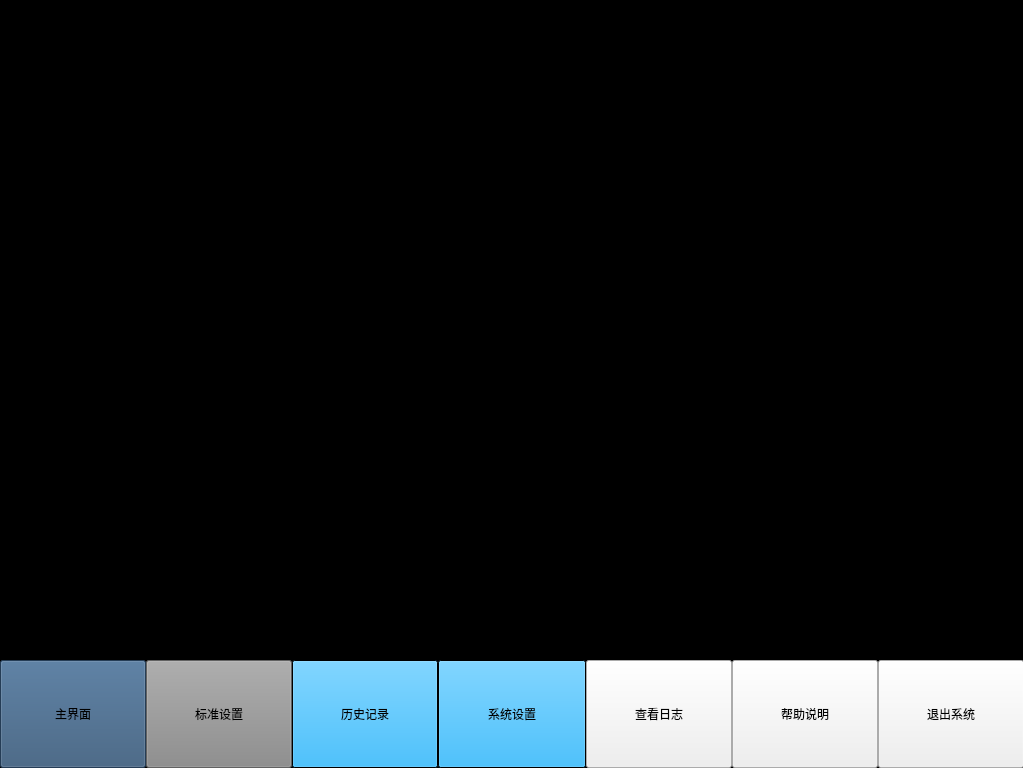
<?xml version="1.0" encoding="UTF-8"?>
<ui version="4.0">
 <class>RootWindow</class>
 <widget class="QMainWindow" name="RootWindow">
  <property name="geometry">
   <rect>
    <x>0</x>
    <y>0</y>
    <width>1023</width>
    <height>768</height>
   </rect>
  </property>
  <property name="maximumSize">
   <size>
    <width>1023</width>
    <height>768</height>
   </size>
  </property>
  <property name="palette">
   <palette>
    <active>
     <colorrole role="Button">
      <brush brushstyle="SolidPattern">
       <color alpha="255">
        <red>0</red>
        <green>170</green>
        <blue>255</blue>
       </color>
      </brush>
     </colorrole>
     <colorrole role="Base">
      <brush brushstyle="SolidPattern">
       <color alpha="255">
        <red>255</red>
        <green>255</green>
        <blue>255</blue>
       </color>
      </brush>
     </colorrole>
     <colorrole role="Window">
      <brush brushstyle="SolidPattern">
       <color alpha="255">
        <red>0</red>
        <green>0</green>
        <blue>0</blue>
       </color>
      </brush>
     </colorrole>
    </active>
    <inactive>
     <colorrole role="Button">
      <brush brushstyle="SolidPattern">
       <color alpha="255">
        <red>0</red>
        <green>170</green>
        <blue>255</blue>
       </color>
      </brush>
     </colorrole>
     <colorrole role="Base">
      <brush brushstyle="SolidPattern">
       <color alpha="255">
        <red>255</red>
        <green>255</green>
        <blue>255</blue>
       </color>
      </brush>
     </colorrole>
     <colorrole role="Window">
      <brush brushstyle="SolidPattern">
       <color alpha="255">
        <red>0</red>
        <green>0</green>
        <blue>0</blue>
       </color>
      </brush>
     </colorrole>
    </inactive>
    <disabled>
     <colorrole role="Button">
      <brush brushstyle="SolidPattern">
       <color alpha="255">
        <red>0</red>
        <green>170</green>
        <blue>255</blue>
       </color>
      </brush>
     </colorrole>
     <colorrole role="Base">
      <brush brushstyle="SolidPattern">
       <color alpha="255">
        <red>0</red>
        <green>0</green>
        <blue>0</blue>
       </color>
      </brush>
     </colorrole>
     <colorrole role="Window">
      <brush brushstyle="SolidPattern">
       <color alpha="255">
        <red>0</red>
        <green>0</green>
        <blue>0</blue>
       </color>
      </brush>
     </colorrole>
    </disabled>
   </palette>
  </property>
  <property name="windowTitle">
   <string>过程力检测</string>
  </property>
  <widget class="QWidget" name="centralwidget">
   <widget class="QPushButton" name="mainBtn">
    <property name="geometry">
     <rect>
      <x>0</x>
      <y>660</y>
      <width>146</width>
      <height>108</height>
     </rect>
    </property>
    <property name="palette">
     <palette>
      <active>
       <colorrole role="Button">
        <brush brushstyle="SolidPattern">
         <color alpha="255">
          <red>52</red>
          <green>86</green>
          <blue>120</blue>
         </color>
        </brush>
       </colorrole>
       <colorrole role="Base">
        <brush brushstyle="SolidPattern">
         <color alpha="255">
          <red>52</red>
          <green>86</green>
          <blue>120</blue>
         </color>
        </brush>
       </colorrole>
       <colorrole role="Window">
        <brush brushstyle="SolidPattern">
         <color alpha="255">
          <red>52</red>
          <green>86</green>
          <blue>120</blue>
         </color>
        </brush>
       </colorrole>
      </active>
      <inactive>
       <colorrole role="Button">
        <brush brushstyle="SolidPattern">
         <color alpha="255">
          <red>52</red>
          <green>86</green>
          <blue>120</blue>
         </color>
        </brush>
       </colorrole>
       <colorrole role="Base">
        <brush brushstyle="SolidPattern">
         <color alpha="255">
          <red>52</red>
          <green>86</green>
          <blue>120</blue>
         </color>
        </brush>
       </colorrole>
       <colorrole role="Window">
        <brush brushstyle="SolidPattern">
         <color alpha="255">
          <red>52</red>
          <green>86</green>
          <blue>120</blue>
         </color>
        </brush>
       </colorrole>
      </inactive>
      <disabled>
       <colorrole role="Button">
        <brush brushstyle="SolidPattern">
         <color alpha="255">
          <red>52</red>
          <green>86</green>
          <blue>120</blue>
         </color>
        </brush>
       </colorrole>
       <colorrole role="Base">
        <brush brushstyle="SolidPattern">
         <color alpha="255">
          <red>52</red>
          <green>86</green>
          <blue>120</blue>
         </color>
        </brush>
       </colorrole>
       <colorrole role="Window">
        <brush brushstyle="SolidPattern">
         <color alpha="255">
          <red>52</red>
          <green>86</green>
          <blue>120</blue>
         </color>
        </brush>
       </colorrole>
      </disabled>
     </palette>
    </property>
    <property name="cursor">
     <cursorShape>PointingHandCursor</cursorShape>
    </property>
    <property name="styleSheet">
     <string notr="true">font: 22pt &quot;微软雅黑&quot;;</string>
    </property>
    <property name="text">
     <string>主界面</string>
    </property>
   </widget>
   <widget class="QPushButton" name="setBtn">
    <property name="geometry">
     <rect>
      <x>146</x>
      <y>660</y>
      <width>146</width>
      <height>108</height>
     </rect>
    </property>
    <property name="palette">
     <palette>
      <active>
       <colorrole role="Button">
        <brush brushstyle="SolidPattern">
         <color alpha="255">
          <red>136</red>
          <green>136</green>
          <blue>136</blue>
         </color>
        </brush>
       </colorrole>
       <colorrole role="Base">
        <brush brushstyle="SolidPattern">
         <color alpha="255">
          <red>136</red>
          <green>136</green>
          <blue>136</blue>
         </color>
        </brush>
       </colorrole>
       <colorrole role="Window">
        <brush brushstyle="SolidPattern">
         <color alpha="255">
          <red>136</red>
          <green>136</green>
          <blue>136</blue>
         </color>
        </brush>
       </colorrole>
      </active>
      <inactive>
       <colorrole role="Button">
        <brush brushstyle="SolidPattern">
         <color alpha="255">
          <red>136</red>
          <green>136</green>
          <blue>136</blue>
         </color>
        </brush>
       </colorrole>
       <colorrole role="Base">
        <brush brushstyle="SolidPattern">
         <color alpha="255">
          <red>136</red>
          <green>136</green>
          <blue>136</blue>
         </color>
        </brush>
       </colorrole>
       <colorrole role="Window">
        <brush brushstyle="SolidPattern">
         <color alpha="255">
          <red>136</red>
          <green>136</green>
          <blue>136</blue>
         </color>
        </brush>
       </colorrole>
      </inactive>
      <disabled>
       <colorrole role="Button">
        <brush brushstyle="SolidPattern">
         <color alpha="255">
          <red>136</red>
          <green>136</green>
          <blue>136</blue>
         </color>
        </brush>
       </colorrole>
       <colorrole role="Base">
        <brush brushstyle="SolidPattern">
         <color alpha="255">
          <red>136</red>
          <green>136</green>
          <blue>136</blue>
         </color>
        </brush>
       </colorrole>
       <colorrole role="Window">
        <brush brushstyle="SolidPattern">
         <color alpha="255">
          <red>136</red>
          <green>136</green>
          <blue>136</blue>
         </color>
        </brush>
       </colorrole>
      </disabled>
     </palette>
    </property>
    <property name="cursor">
     <cursorShape>PointingHandCursor</cursorShape>
    </property>
    <property name="styleSheet">
     <string notr="true">font: 22pt &quot;微软雅黑&quot;;</string>
    </property>
    <property name="text">
     <string>标准设置</string>
    </property>
   </widget>
   <widget class="QPushButton" name="historyBtn">
    <property name="geometry">
     <rect>
      <x>292</x>
      <y>660</y>
      <width>146</width>
      <height>108</height>
     </rect>
    </property>
    <property name="cursor">
     <cursorShape>PointingHandCursor</cursorShape>
    </property>
    <property name="styleSheet">
     <string notr="true">font: 22pt &quot;微软雅黑&quot;;</string>
    </property>
    <property name="text">
     <string>历史记录</string>
    </property>
   </widget>
   <widget class="QPushButton" name="sensorBtn">
    <property name="geometry">
     <rect>
      <x>438</x>
      <y>660</y>
      <width>148</width>
      <height>108</height>
     </rect>
    </property>
    <property name="cursor">
     <cursorShape>PointingHandCursor</cursorShape>
    </property>
    <property name="styleSheet">
     <string notr="true">font: 22pt &quot;微软雅黑&quot;;</string>
    </property>
    <property name="text">
     <string>系统设置</string>
    </property>
   </widget>
   <widget class="QPushButton" name="logBtn">
    <property name="geometry">
     <rect>
      <x>586</x>
      <y>660</y>
      <width>146</width>
      <height>108</height>
     </rect>
    </property>
    <property name="cursor">
     <cursorShape>PointingHandCursor</cursorShape>
    </property>
    <property name="styleSheet">
     <string notr="true">padding:0 0px;font: 22pt &quot;微软雅黑&quot;;</string>
    </property>
    <property name="text">
     <string>查看日志</string>
    </property>
   </widget>
   <widget class="QPushButton" name="helpBtn">
    <property name="geometry">
     <rect>
      <x>732</x>
      <y>660</y>
      <width>146</width>
      <height>108</height>
     </rect>
    </property>
    <property name="cursor">
     <cursorShape>PointingHandCursor</cursorShape>
    </property>
    <property name="mouseTracking">
     <bool>false</bool>
    </property>
    <property name="focusPolicy">
     <enum>Qt::StrongFocus</enum>
    </property>
    <property name="styleSheet">
     <string notr="true">padding:0 0px;margin:0 0px;
font: 22pt &quot;微软雅黑&quot;;</string>
    </property>
    <property name="text">
     <string>帮助说明</string>
    </property>
   </widget>
   <widget class="QPushButton" name="exitBtn">
    <property name="geometry">
     <rect>
      <x>878</x>
      <y>660</y>
      <width>146</width>
      <height>108</height>
     </rect>
    </property>
    <property name="cursor">
     <cursorShape>PointingHandCursor</cursorShape>
    </property>
    <property name="styleSheet">
     <string notr="true">padding:0 0px;margin:0 0px;
font: 22pt &quot;微软雅黑&quot;;</string>
    </property>
    <property name="text">
     <string>退出系统</string>
    </property>
   </widget>
   <widget class="QWidget" name="verticalLayoutWidget">
    <property name="geometry">
     <rect>
      <x>0</x>
      <y>0</y>
      <width>1031</width>
      <height>661</height>
     </rect>
    </property>
    <layout class="QVBoxLayout" name="rootLay"/>
   </widget>
  </widget>
 </widget>
 <resources/>
 <connections/>
</ui>
